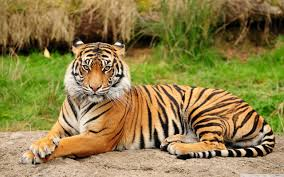
#> input picture Day-1/tiger.jpg, 284 x 177 px, found by its file name
$ python 'Resize Images.py'
#> lines starting #> are read from the running program, lines starting #| are printed output that depends on the picture
import cv2

path = r'D:\opencv tutorials\Day-1\tiger.jpg'
img  = cv2.imread(path)
#> img is the input picture: shape (177, 284, 3); mean B, G, R 73.5, 127.9, 143.9
print(img.shape)
#| (177, 284, 3)

width, height = 400,400
ImgResize=cv2.resize(img,(width,height))
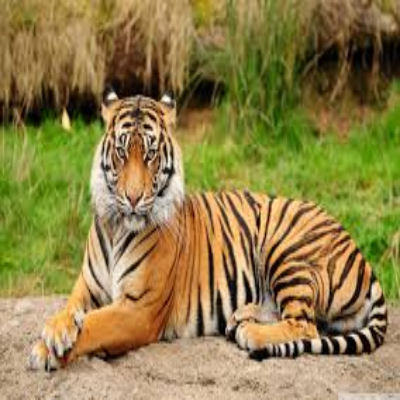
#> ImgResize: shape (400, 400, 3); mean B, G, R 73.4, 127.7, 143.7
print(ImgResize.shape)
#| (400, 400, 3)


cv2.imshow("Tiger",img)
cv2.imshow("Tiger Image",ImgResize)

cv2.waitKey(0)
